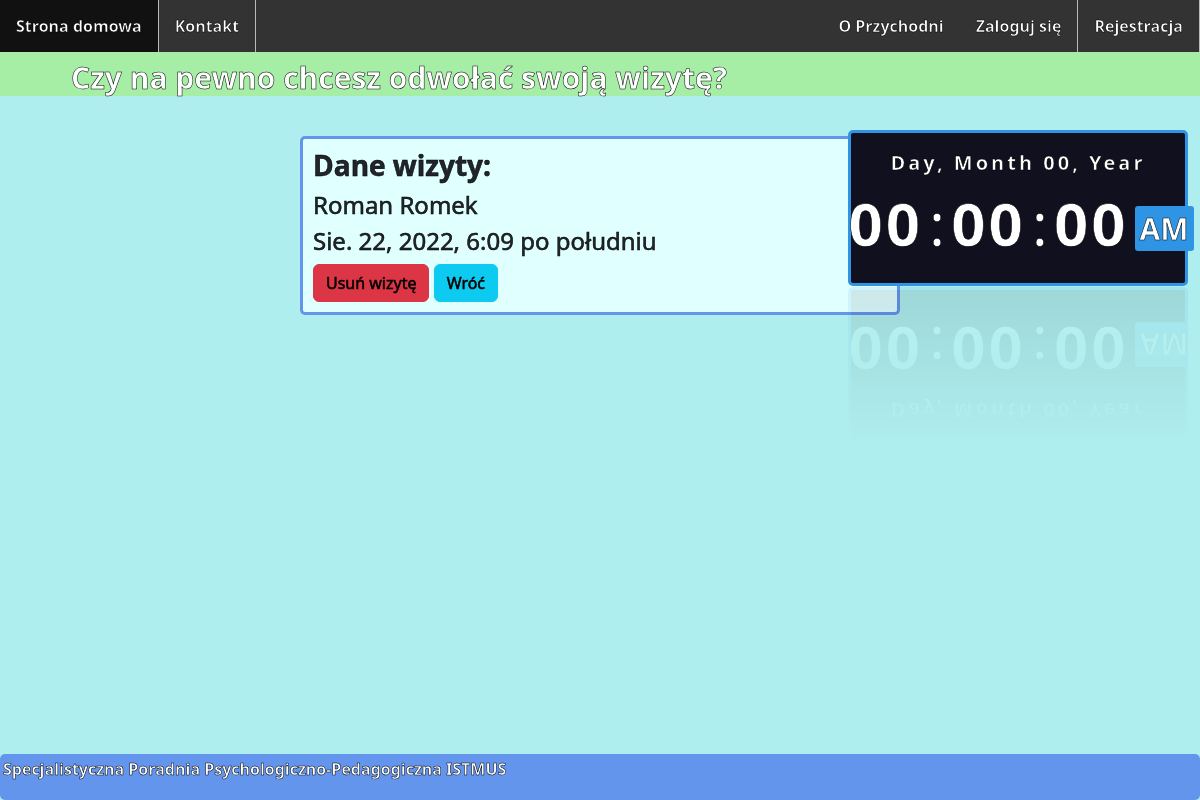
Page /profil/odwolajWizytę/11/ on the committed database.
### Przychodnia/models.py (models this page shows, shortened)
class Visit(models.Model):
    patient = models.ForeignKey(Customer, on_delete=models.CASCADE)
    purpose = models.CharField(max_length=300, blank=True, null=True)
    term = models.OneToOneField(Term, on_delete=models.CASCADE)

class Term(models.Model):
    date = models.DateTimeField()
    taken = models.BooleanField(default=False)
    doctor = models.ForeignKey(Customer, on_delete=models.CASCADE)
    room = models.CharField(max_length=6, null=True, blank=True)

class Customer(models.Model):
    user = models.OneToOneField(User, null=True, blank=True, on_delete=models.CASCADE)
    USER_TYPES = (('ADM', 'Administrator'), ('DOC', 'Lekarz'), ('PAT', 'Pacjent'))
    userType = models.CharField(max_length=3, choices=USER_TYPES, default='PAT')
    pesel = models.IntegerField(unique=True)
    name = models.CharField(max_length=20)
    surname = models.CharField(max_length=40)
    telephoneNumber = models.IntegerField(blank=True)
    street = models.CharField(max_length=40)
    city = models.CharField(max_length=40)
    zipCode = models.CharField(max_length=6)

### Przychodnia/views.py (called while the page is built)
def cancelVisit(request, visitId):
    visit = get_object_or_404(Visit, pk=visitId)
    termID = visit.term.pk
    term = get_object_or_404(Term, pk=termID)
    doctorID = term.doctor.pk
    doctor = get_object_or_404(Customer, pk=doctorID)
    if request.method == 'POST':
        term.taken = False
        term.save()
        visit.delete()
        messages.success(request, 'Usunięto wizytę' + str(visitId))
        return redirect('profile')
    return render(request, 'cancelVisit.html', {'visit': visit})

### templates/cancelVisit.html (shortened to what this page needs)
{% extends 'base.html' %}
{% load bootstrap %}
{% block content %}
    <div class="main">
        <h1 id="nagłówek">Czy na pewno chcesz odwołać swoją wizytę?</h1>
        <div class="center">
            <form method="post">
                <h3 style="font-weight: bolder">Dane wizyty:</h3>
                <h4>{{ visit.term.doctor.name }} {{ visit.term.doctor.surname }}</h4>
                <h4>{{ visit.term.date }}</h4>
                <button type="submit" style="color: black" class="btn btn-danger">Usuń wizytę</button>
                <a href="{% url 'profile' %}">
                    <button type="button" style="color: black" class="btn btn-info">Wróć</button>
                </a>
            </form>
        </div>
    </div>
{% endblock content %}

### Przychodnia/static/styles/style.css (style rules this page uses)
html { background-color: paleturquoise; -webkit-text-stroke: 0.5px black; background-size: cover; }
#nagłówek { color: white !important; padding-top: 10px; font-size: 30px; font-weight: bold; text-align: center; margin-left: -50px; margin-top: 50px; background-color: #a6eea6; }
.center { margin-left: 25vw; margin-bottom: 100px; margin-top: 40px; width: 50%; border: 3px solid cornflowerblue; border-radius: 5px; background-color: lightcyan; padding: 10px; text-align: justify; }
.main { background-color: paleturquoise; }
* { box-sizing: border-box; }

### rows in the picture
Visit: term.doctor.name "Roman", term.doctor.surname "Romek", term "Sie. 22, 2022, 6:09 po południu"
